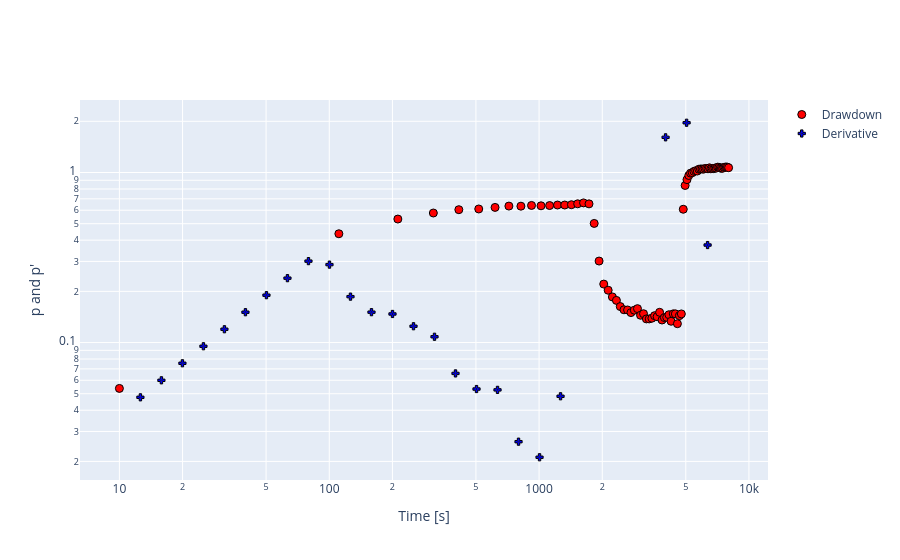

Notebook cell for this chart:
### Markdown cell above
## Load the data
The data set for this example is a synthetic one. 

Let us first load the data and plot them.

### Code cell
data = pd.read_csv('../data/tmc_ds1.txt', header=None,sep="  ",names=['t','s'], dtype={'t': 'float64', 's': 'float64'}, engine='python')
qm = pd.DataFrame(np.array([[30*60, 500/24/60/60], [80*60, 100/24/60/60], [130*60, 800/24/60/60]]), columns=['t', 'q'])
test = ht.preprocessing(df=data)
test.diagnostic()
